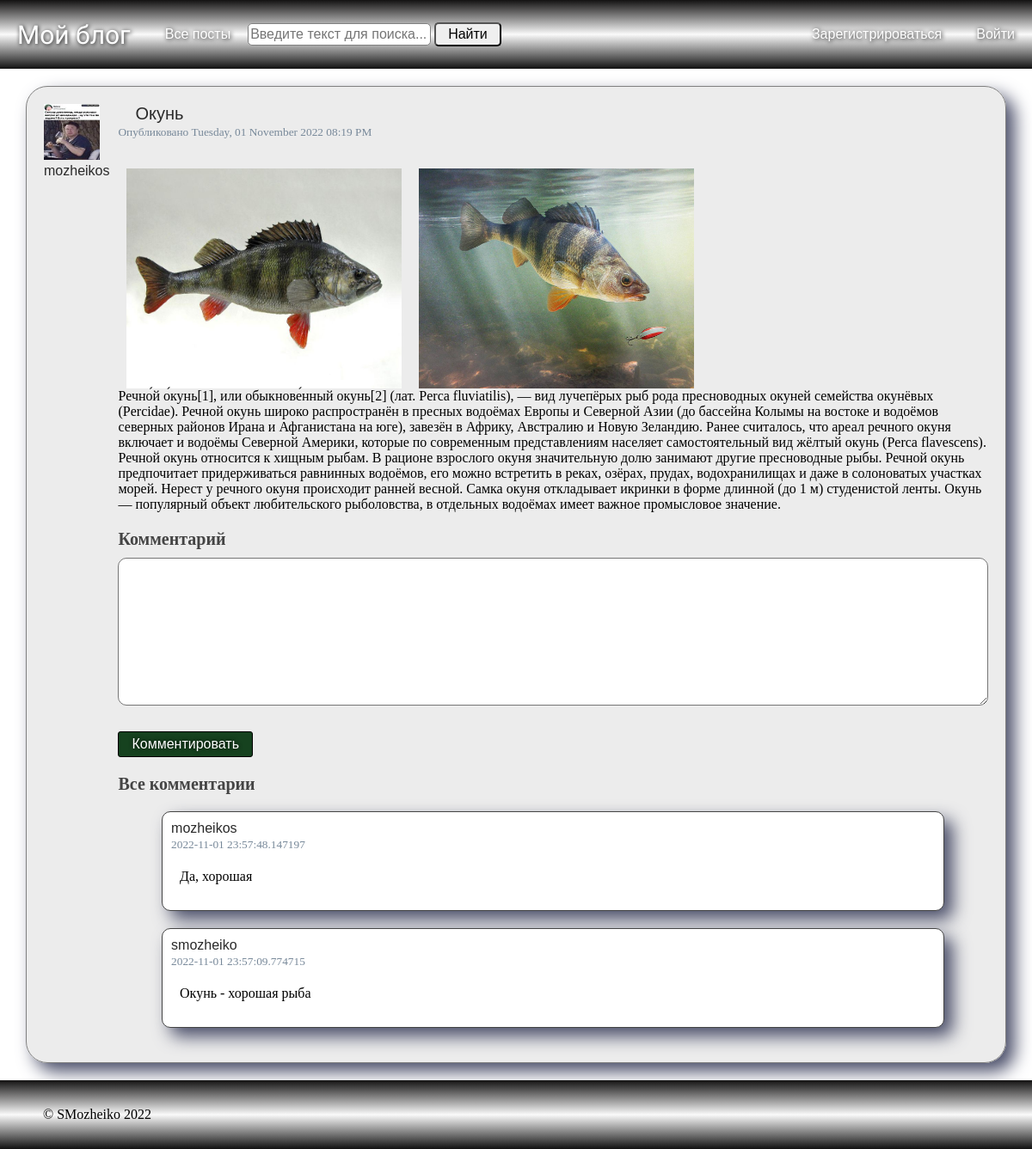
/posts/post?post_id=8, run on the app's committed database.
### blog_flask/models.py (models this page shows, shortened)
class SaveMixin:
    def save(self):
        db.session.add(self)
        db.session.commit()

class User(db.Model, UserMixin, SaveMixin):
    id = db.Column(db.Integer, primary_key=True)
    username = db.Column(db.String(20), unique=True, nullable=False)
    email = db.Column(db.String(120), unique=True, nullable=False)
    avatar = db.Column(db.String(100), nullable=False, default='default.png')
    password = db.Column(db.String(100), nullable=False)
    posts = db.relationship(
        'Post',
        back_populates='author',
        lazy=True,
        uselist=True,
        cascade='all, delete-orphan'
    )
    comments = db.relationship(
        'Comment',
        back_populates='author',
        lazy=True,
        uselist=True,
        cascade='all, delete-orphan'
    )

class Post(db.Model, SaveMixin):
    id = db.Column(db.Integer, primary_key=True)
    title = db.Column(db.String(100), nullable=False)
    created_at = db.Column(db.DateTime, nullable=False, default=datetime.datetime.utcnow())
    content = db.Column(db.Text, nullable=False)
    user_id = db.Column(
        db.Integer, db.ForeignKey(
            'user.id',
            ondelete='CASCADE',
            onupdate='CASCADE'
        ), nullable=False
    )
    author = db.relationship(
        User,
        back_populates='posts',
        uselist=False
    )
    comments = db.relationship(
        'Comment',
        back_populates='post',
        uselist=True,
        cascade='all, delete-orphan'
    )
    images = db.relationship(
        'Images',
        back_populates='post',
        uselist=True,
        cascade='all, delete-orphan',
        lazy='select'
    )

class Images(db.Model, SaveMixin):
    id = db.Column(db.Integer, primary_key=True)
    post_id = db.Column(db.Integer, db.ForeignKey('post.id', ondelete="CASCADE", onupdate='CASCADE'), nullable=False)
    content = db.Column(db.String(255), nullable=False)
    created_at = db.Column(db.DateTime, nullable=False, default=datetime.datetime.utcnow())
    post = db.relationship(
        Post,
        back_populates='images',
        foreign_keys=[post_id],
        uselist=False
    )

class Comment(db.Model, SaveMixin):
    id = db.Column(db.Integer, primary_key=True)
    user_id = db.Column(db.Integer, db.ForeignKey('user.id', ondelete="CASCADE", onupdate='CASCADE'), nullable=False)
    post_id = db.Column(db.Integer, db.ForeignKey('post.id', ondelete="CASCADE", onupdate='CASCADE'), nullable=False)
    content = db.Column(db.Text, nullable=False)
    created_at = db.Column(db.DateTime, nullable=False, default=datetime.datetime.utcnow())
    author = db.relationship(
        User,
        back_populates='comments',
        foreign_keys=[user_id],
        uselist=False
    )
    post = db.relationship(
        Post,
        back_populates='comments',
        foreign_keys=[post_id],
        uselist=False
    )

### blog_flask/posts/routes.py (the view)
@posts.route('/post')
def post():
    post_id = request.args.get('post_id', 0, type=int)
    post_item = Post.query.get_or_404(post_id)
    form = CommentForm()
    post_item.comments.sort(key=lambda x: x.created_at, reverse=True)
    return render_template('post.html', post=post_item, form=form)

### blog_flask/posts/forms.py
class CommentForm(FlaskForm):
    content = TextAreaField(
        label='Комментарий',
        validators=[
            DataRequired()
        ],
    )
    submit = SubmitField('Комментировать')

### blog_flask/context_processsors.py
class SearchForm(FlaskForm):
    search = StringField(
        label='Поиск',
        validators=[DataRequired()]
    )
    find = SubmitField(
        label='Найти'
    )

### run.py (called while the page is built)
@app.context_processor
def search():
    form = SearchForm()
    return dict(search=form)

@app.context_processor
def year():
    today_year = datetime.datetime.now().year
    return dict(year=today_year)

### blog_flask/templates/post.html (shortened to what this page needs)
{% extends "layout.html" %}
{% block content %}
<div class="content-card">
  <div class="card-author">
    <img class="article-img" src="{{ url_for('static', filename='profile_pictures/' + post.author.avatar) }}">
    <a class="navbar-user card-title card-author" href="{{ url_for('users.user_posts', username=post.author.username) }}">{{ post.author.username }}</a>
  </div>
  <div class="card">
    <div class="card-body">
      <h4 class="navbar-user card-title" style="margin: 0 20px">{{ post.title }}</h4>
      <small>Опубликовано {{ post.created_at.strftime('%A, %d %B %Y %I:%M %p') }}</small>
      <br>
      <br>
      <p class="card-text">
          {% if post.images %}
            <div class="post-images">
                {% for image in post.images %}
                <img class="post-image" src="{{ url_for('static', filename='post_pictures/' + image.content) }}" data-id="{{ image.id }}" alt="image">
                {% endfor %}
            </div>
          {% endif %}
          {{ post.content }}
      </p>
    </div>
    <form action="{{ url_for('posts.comment', post_id=post.id) }}" method="post">
        <div class="comment-form">
            <h3>{{ form.content.label(class="comments-small-title") }}</h3>
            {% if form.content.errors %}
                {{ form.content(class="comment-content is-invalid") }}
                <div class="invalid-feedback">
                    {% for error in form.content.errors %}
                        <span>{{ error }}</span>
                    {% endfor %}
                </div>
            {% else %}
                {{ form.content(class="comment-content", rows=10, cols=80) }}
            {% endif %}
        </div>
        <div class="form-group">
            {{ form.submit(class="action-button ok") }}
        </div>
    </form>
    <h3 class="comments-title">{% if post.comments %}Все комментарии{% else %}Комментариев пока нет{% endif %}</h3>
    <ul class="card-comments">
      {% for comment in post.comments %}
      {% if not comment_id or comment.id != comment_id %}
      <li class="card-comment">
        <div class="comment-author">
          <a class="navbar-user card-title card-author" href="{{ url_for('users.user_posts', username=comment.author.username) }}">{{ comment.author.username }}</a>
        </div>
        <small class="comment-date">
          {{ comment.created_at }}
        </small>
        <div class="comment-content">
          {{ comment.content }}
        </div>
      </li>
        {% endif %}
      {% endfor %}
    </ul>
  </div>
</div>
{% endblock content %}

### blog_flask/static/main.css (style rules this page uses)
body { margin: 0; padding: 0; }
.action-button { border: 1px black solid; font-size: 16px; padding: 5px 15px; text-decoration: none; color: white; cursor: pointer; font-family: Impact, Charcoal, sans-serif; text-shadow: 0 0 5px black; border-radius: 3px; }
.ok { background-color: #16421f; }
.navbar-user { font-size: 20px; font-family: Impact, Charcoal, sans-serif; font-weight: normal; margin: 20px; }
.search input { line-height: 20px; font-size: 16px; font-family: Ubuntu, sans-serif; font-weight: normal; border-radius: 5px; }
.search-input { padding: 2px; color: black; border: 1px solid gray; }
.search-button { padding: 2px 14px; cursor: pointer; color: black; }
h1, h2, h3, h4, h5, h6 { margin: 0; color: #444444; }
.content-card { display: flex; padding: 20px; border: 1px solid grey; border-radius: 25px; background-color: rgba(218, 218, 218,50%); box-shadow: 10px 10px 20px #4a4e69; margin: 20px 0; }
.card { margin-left: 10px; }
.card-title { text-decoration: none; color: #2a2a2a; }
.card-author { font-size: 16px; margin: 0; }
.article-img { height: 65px; width: 65px; padding: 0; margin: 0; }
.form-group { margin: 20px auto; }
small { color: lightslategrey; }
.comment-form { border: none; display: flex; flex-direction: column; margin: 20px auto; }
.comment-content { box-sizing: border-box; border-radius: 10px; margin: 10px auto; width: 100%; padding: 10px; }
.card-comments { list-style: none; padding: 0; }
.comments-title { font-size: 20px; }
.comments-small-title { font-size: 20px; }
.card-comment { border: #444444 solid 1px; margin: 20px auto; width: 90%; border-radius: 10px; padding: 10px; box-sizing: border-box; box-shadow: 10px 10px 20px #4a4e69; background-color: #fff; }
.post-images { display: flex; flex-wrap: wrap; min-width: 30%; box-sizing: border-box; }
.post-image { width: 320px; height: 256px; margin: 0 10px; cursor: pointer; }

### data on the page
User: avatar (picture), author.username "mozheikos"
Post: title "Окунь", created_at "Tuesday, 01 November 2022 08:19 PM", content "Речно́й о́кунь[1], или обыкнове́нный окунь[2] (лат. Perca fluviatilis), — вид лучепёрых рыб рода пресноводных окуней семейства окунёвых (Percidae). Речной окунь широко распространён в пресных водоёмах Европы и Северной Азии (до бассейна Колымы на востоке и водоёмов северных районов Ирана и Афганистана на юге), завезён в Африку, Австралию и Новую Зеландию. Ранее считалось, что ареал речного окуня включает и водоёмы Северной Америки, которые по современным представлениям населяет самостоятельный вид жёлтый окунь (Perca flavescens). Речной окунь относится к хищным рыбам. В рационе взрослого окуня значительную долю занимают другие пресноводные рыбы. Речной окунь предпочитает придерживаться…"
Images: content (picture)
Images: content (picture)
Comment: author.username "mozheikos", created_at "2022-11-01 23:57:48.147197", content "Да, хорошая"
Comment: author.username "smozheiko", created_at "2022-11-01 23:57:09.774715", content "Окунь - хорошая рыба"
